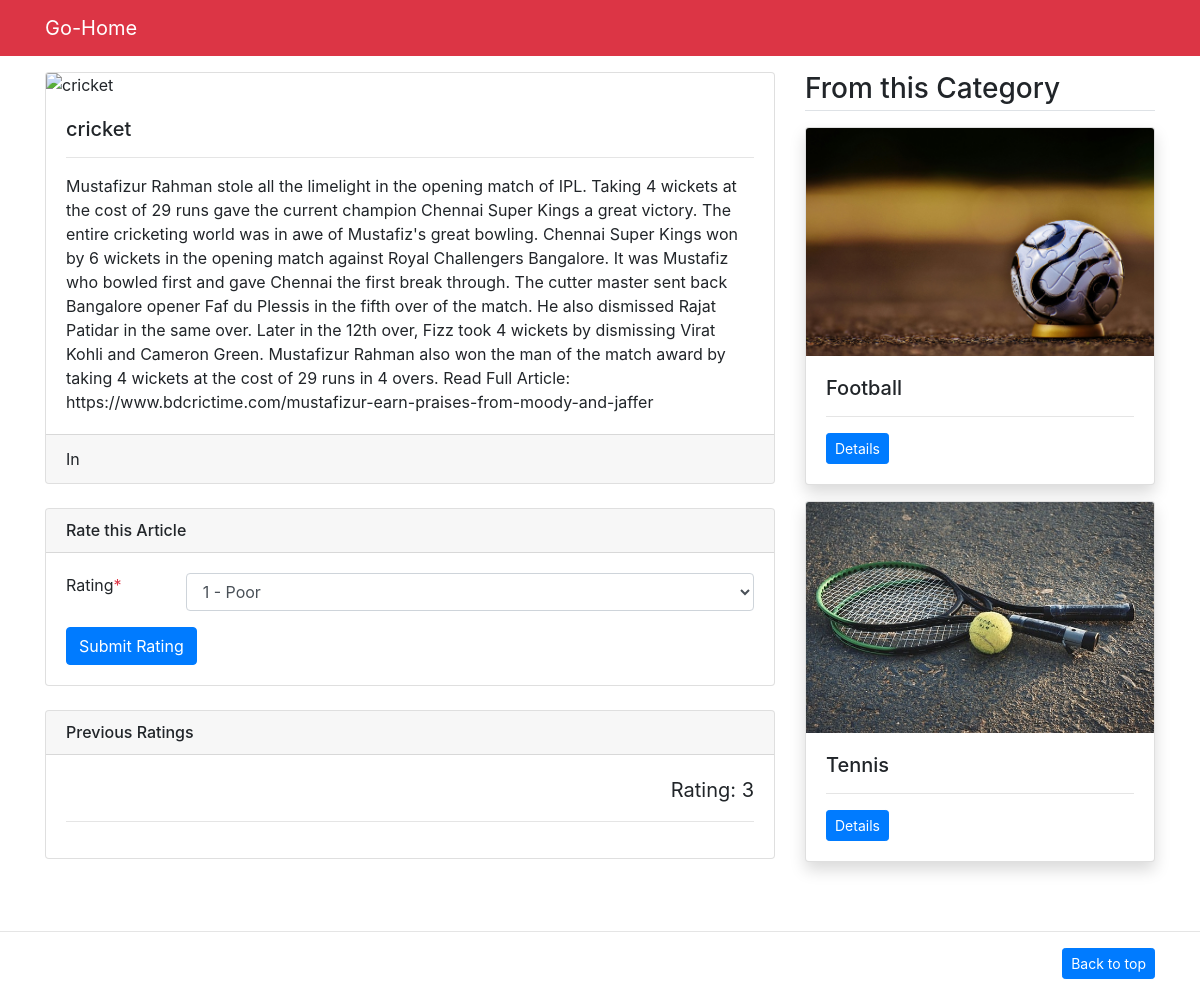
Page /detail/1 on the earlier database version.
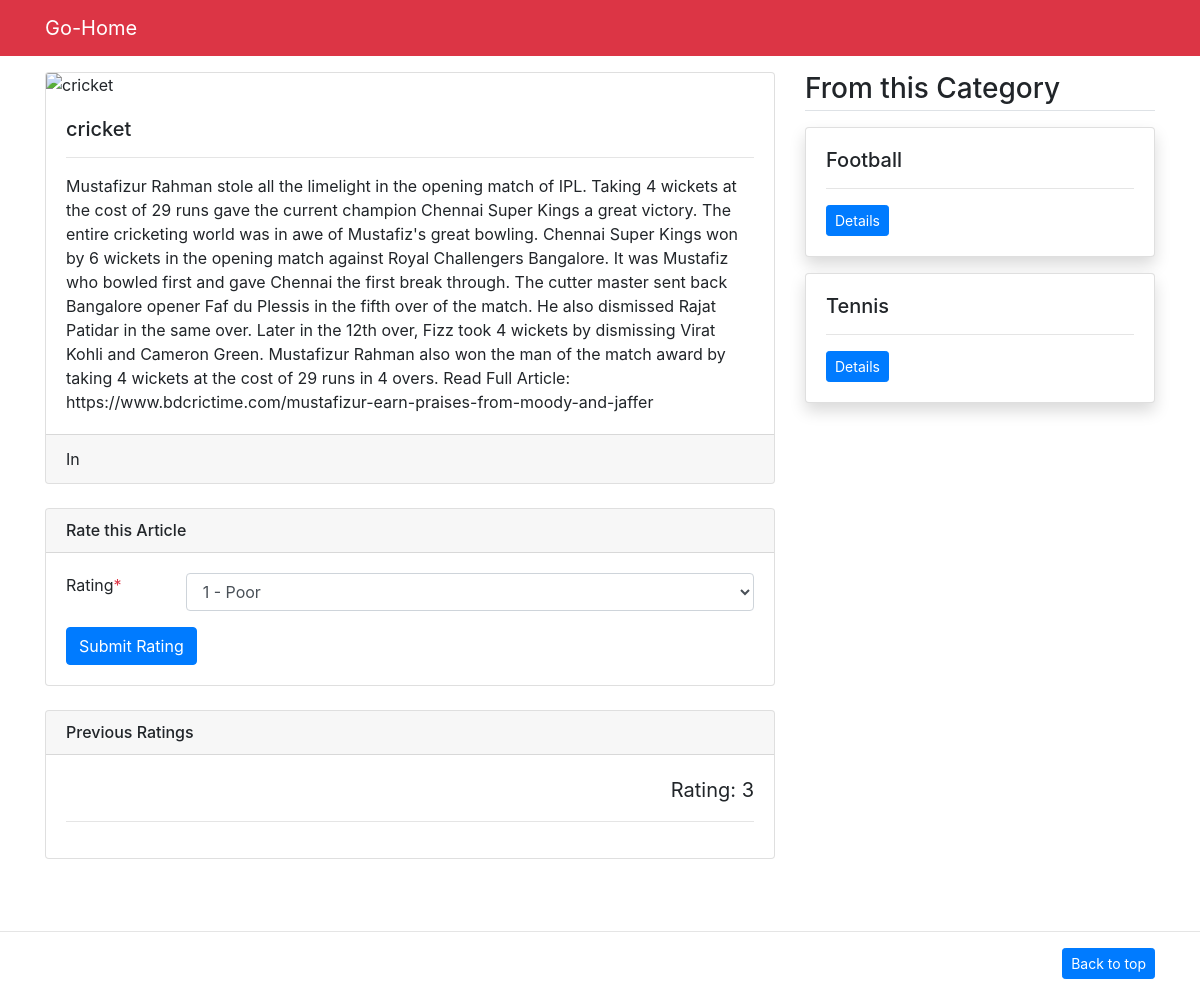
Same page on the later database version.
### first_app/models.py (models this page shows, shortened)
class News(models.Model):
    category = models.ForeignKey(Category, on_delete=models.CASCADE)
    Headline = models.CharField(max_length=300)
    image = CloudinaryField('image', folder='prothomalo', blank=True, null=True)
    Body = models.TextField()
    publishing_time = models.DateTimeField(auto_now_add=True)

### first_app/views.py (the view, shortened to what this page needs)
# urls.py: path('detail/<int:news_id>', views.detail, name='detail'),
def detail(request, news_id):
    news = get_object_or_404(News, pk=news_id)
    rating = Rating.objects.filter(news=news).first()
    ratings = Rating.objects.filter(news=news)
    related_news = News.objects.filter(
        category=news.category).exclude(id=news_id)[:3]
    return render(request, 'detail1.html', {'news': news, 'ratings': ratings, 'related_news': related_news})

### first_app/templates/detail1.html (shortened to what this page needs)
{% load static %}
<!DOCTYPE html>
<html>
  <head>
    <link rel="stylesheet" type="text/css" href="{% static 'vendor/bs4/bootstrap.min.css' %}" />
  </head>
  <body>
    <nav class="navbar navbar-expand-lg navbar-dark bg-danger">
      <div class="container">
        <a class="navbar-brand" href="/">Go-Home</a>
      </div>
    </nav>
    <main class="container mt-3 mb-5">
      <div class="row my-3">
        <div class="col-md-8">
          <div class="card mb-3">
            <img src="{{ news.image.url }}" class="card-img-top" alt="{{ news.Headline }}" />
            <div class="card-body">
              <h5 class="card-title">{{ news.Headline }}</h5>
              <hr />
              <p class="card-text">{{ news.Body }}</p>
            </div>
            <div class="card-footer">
              In <a href="/category/{{ news.category.id }}">{{ news.category.title }}</a>
            </div>
          </div>
          <div class="card my-4">
            <h6 class="card-header">Rate this Article</h6>
            <div class="card-body">
              <form method="post">
                <div class="form-group row">
                  <label class="col-md-2">Rating<span class="text-danger">*</span></label>
                  <div class="col-md-10">
                    <select name="rating" class="form-control">
                      <option value="1">1 - Poor</option>
                    </select>
                  </div>
                </div>
                <input type="submit" class="btn btn-primary" value="Submit Rating" />
              </form>
            </div>
          </div>
          <div class="card my-4">
            <h6 class="card-header">Previous Ratings</h6>
            <div class="card-body">
              {% for rating in ratings %}
                <blockquote class="blockquote text-right">
                  <p class="mb-0">Rating: {{ rating.rating }}</p>
                </blockquote>
                <hr />
                {% empty %}
                <p>No ratings yet.</p>
              {% endfor %}
            </div>
          </div>
        </div>
        <div class="col-md-4">
          <h3 class="mb-3 border-bottom pb-1">From this Category</h3>
          {% for related_news_item in related_news %}
            <div class="card mb-3 shadow">
              <img src="/media/{{ related_news_item.image }}" class="card-img-top" alt="{{ related_news_item.title }}" />
              <div class="card-body">
                <h5 class="card-title">{{ related_news_item.Headline }}</h5>
                <hr />
                <p class="card-text">
                  <a href="/detail/{{ related_news_item.id }}" class="btn btn-sm btn-primary">Details</a>
                </p>
              </div>
            </div>
          {% endfor %}
        </div>
      </div>
    </main>
    <hr />
    <footer class="text-muted">
      <div class="container">
        <p class="float-right">
          <a href="#" class="btn btn-sm btn-primary">Back to top</a>
        </p>
      </div>
    </footer>
  </body>
</html>

Differences in the rows shown:
changed News "Football": image: picture removed
changed News "Tennis": image: picture removed
